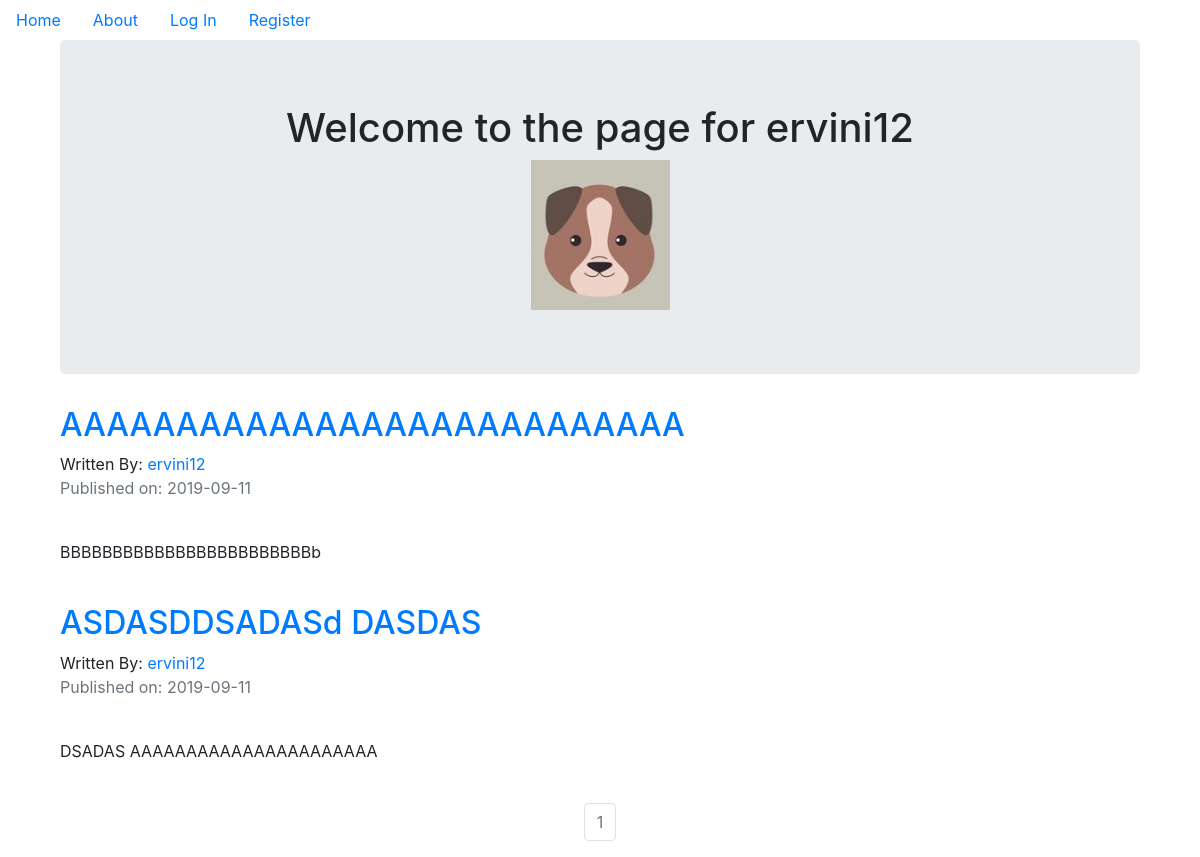
The page /ervini12 on the database its author committed.
### puppycompanyblog/models.py (models this page shows, shortened)
class User(db.Model, UserMixin):
    __tablename__ = 'users'
    id = db.Column(db.Integer, primary_key=True)
    profile_image = db.Column(db.String(64), nullable=False, default='default_profile.png')
    email = db.Column(db.String(64), unique=True, index=True)
    username = db.Column(db.String(64), unique=True, index=True)
    password_hash = db.Column(db.String(128))
    posts = db.relationship('BlogPost', backref='author',lazy=True)

class BlogPost(db.Model):
    users = db.relationship(User)
    id = db.Column(db.Integer, primary_key=True)
    user_id = db.Column(db.Integer, db.ForeignKey('users.id'), nullable=False)   ### db.ForeignKey('users.id') in this *users* is the table name above and the id is the attribute of the users table which is getting to create the relationship
    date = db.Column(db.DateTime,nullable=False, default=datetime.utcnow)
    title = db.Column(db.String(64), nullable=False)
    text = db.Column(db.Text, nullable=False)

### puppycompanyblog/users/views.py (the view)
@users.route("/<username>")
def user_posts(username):
    page = request.args.get('page',1,type=int)
    user = User.query.filter_by(username=username).first_or_404()
    blog_posts = BlogPost.query.filter_by(author=user).order_by(BlogPost.date.desc()).paginate(page=page,per_page=5)
    return render_template('user_blog_posts.html', blog_posts=blog_posts,user=user)

### puppycompanyblog/templates/user_blog_posts.html
{% extends "base.html" %}
{% block content %}
<div class="container">
  <div class="jumbotron">
    <div align='center'>
      <h1>Welcome to the page for {{user.username}}</h1>
      <img src="{{url_for('static', filename='profile_pics/'+user.profile_image)}}">
    </div>
  </div>
{% for post in blog_posts.items %}
        <h2> <a href="{{url_for('blog_posts.blog_post', blog_post_id=post.id)}}">{{post.title}}</a> </h2>
        Written By: <a href="{{url_for('users.user_posts', username=post.author.username)}}">{{post.author.username}}</a>
        <p class='text-muted'>Published on: {{post.date.strftime("%Y-%m-%d")}}</p>
        <br>
          <p>{{post.text}}</p>
        <br>
 {% endfor %}
</div>
<nav aria-label="Page Navigation example">
  <ul class="pagination justify-content-center">
    {% for page_num in blog_posts.iter_pages(left_edge=1,right_edge=1,left_current=2) %}
      {% if blog_posts.page == page_num %}
        <li class="page-item disabled">
          <a class="page-link" href="{{url_for('users.user_posts', username=user.username, page=page_num)}}"> {{page_num}}</a>
        </li>
      {% else %}
        <li class="page-item">
          <a class="page-link" href="{{url_for('users.user_posts', username=user.username, page=page_num)}}"> {{page_num}}</a>
        </li>
      {% endif %}
    {% endfor %}
  </ul>
</nav>
{% endblock %}

### rows shown on the page
User: username "ervini12", profile_image (placeholder picture)
BlogPost: title "AAAAAAAAAAAAAAAAAAAAAAAAAAA", author.username "ervini12", date "2019-09-11", text "BBBBBBBBBBBBBBBBBBBBBBBBb"
BlogPost: title "ASDASDDSADASd DASDAS", author.username "ervini12", date "2019-09-11", text "DSADAS AAAAAAAAAAAAAAAAAAAAAA"

### other values the page prints
{{ page_num }} "1"
